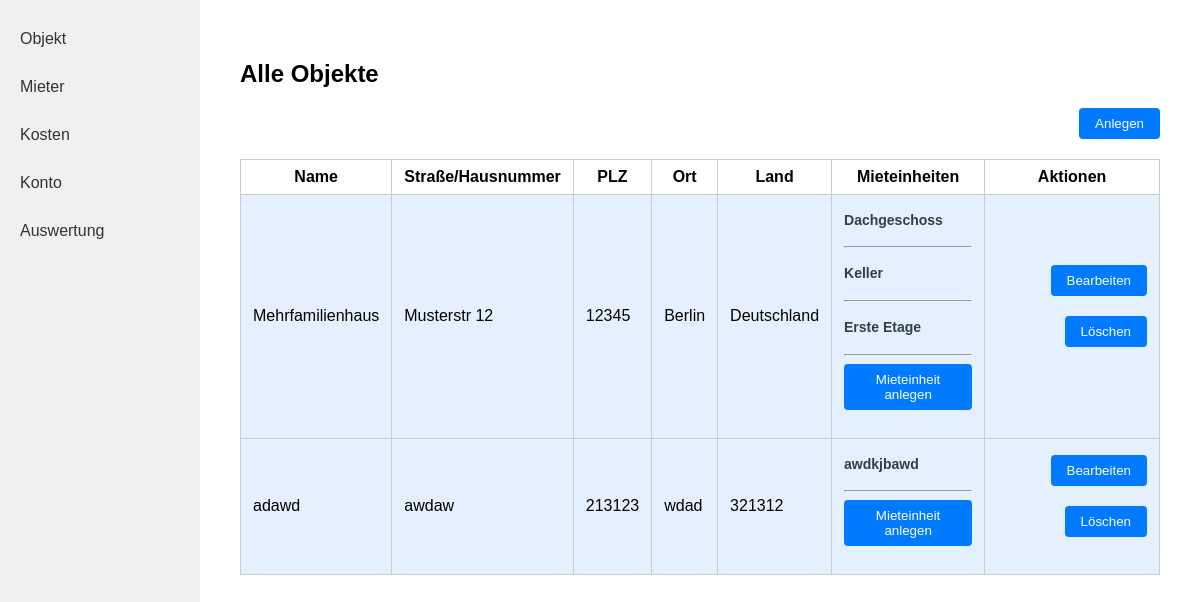
The app's page / (signed in), older data.
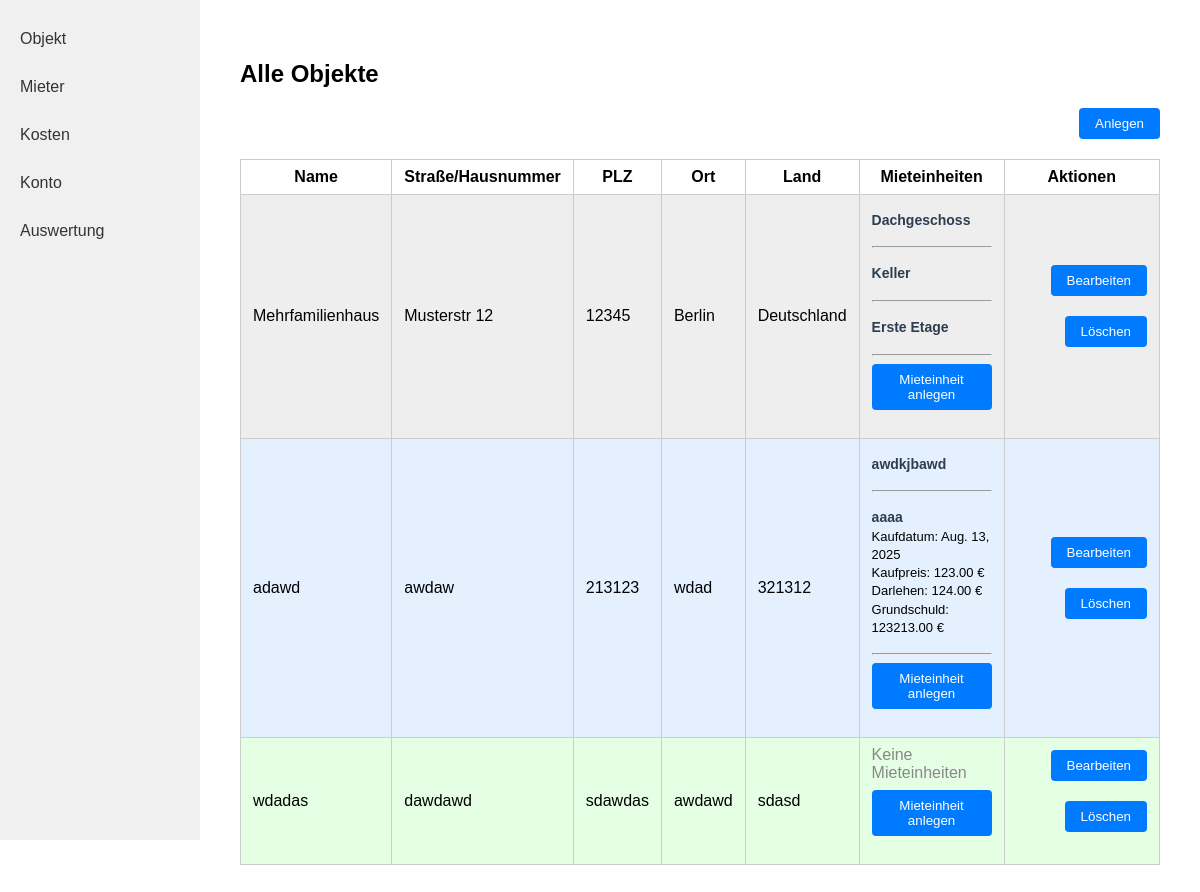
The same page, newer data.
### kostenpruefung_mietobjekte_app/models.py (models this page shows, shortened)
class Mietobjekt(models.Model):
    created_by = models.ForeignKey(User, on_delete=models.CASCADE, related_name="mietobjekte_created", null=True, blank=True)
    name = models.CharField(max_length=255)
    strasse_hausnummer = models.CharField(max_length=255)
    plz = models.CharField(max_length=10) # 2 - 10 characters (numbers and letters)
    ort = models.CharField(max_length=100)
    land = models.CharField(max_length=100)
    FARBE_CHOICES = [
        ('rot', 'Rot'),
        ('blau', 'Blau'),
        ('gruen', 'Grün'),
        ('gelb', 'Gelb'),
        ('schwarz', 'Schwarz'),
    ]
    farbe = models.CharField(max_length=20, choices=FARBE_CHOICES)

class Mieteinheit(models.Model):
    mietobjekt = models.ForeignKey(Mietobjekt, on_delete=models.CASCADE, related_name="mieteinheiten")
    name = models.CharField(max_length=255)
    kaufdatum = models.DateField(null=True, blank=True)
    kaufpreis = models.DecimalField(max_digits=10, decimal_places=2, null=True, blank=True)
    darlehen = models.DecimalField(max_digits=10, decimal_places=2, null=True, blank=True)
    grundschuld = models.DecimalField(max_digits=10, decimal_places=2, null=True, blank=True)

### kostenpruefung_mietobjekte_app/views.py (the view)
# urls.py: path('', objekt_index, name='objekt_index'),
@login_required
def objekt_index(request):
    objekte = Mietobjekt.objects.filter(created_by=request.user)
    return render(request, 'kostenpruefung_mietobjekte_app/objekt_index.html', {'objekte': objekte})

### kostenpruefung_mietobjekte_app/templates/kostenpruefung_mietobjekte_app/objekt_index.html (shortened to what this page needs)
{% load static %}
<!DOCTYPE html>
<html lang="de">
<head>
    <link rel="stylesheet" href="{% static 'kostenpruefung_mietobjekte_app/style.css' %}">
</head>
<body>
<div class="flex-container">
    <nav class="sidebar">
        <a class="sidebar-link" href="{% url 'kostenpruefung_mietobjekte_app:objekt_index' %}">Objekt</a>
        <a class="sidebar-link" href="{% url 'kostenpruefung_mietobjekte_app:mieter_laufend' %}">Mieter</a>
        <a class="sidebar-link" href="{% url 'kostenpruefung_mietobjekte_app:rechnungen' %}">Kosten</a>
        <a class="sidebar-link" href="{% url 'kostenpruefung_mietobjekte_app:konto' %}">Konto</a>
        <a class="sidebar-link" href="{% url 'kostenpruefung_mietobjekte_app:auswertung' %}">Auswertung</a>
    </nav>
    <div class="main-content">
        <h2>Alle Objekte</h2>
        <form action="{% url 'kostenpruefung_mietobjekte_app:mietobjekt_create' %}" method="get" style="margin-bottom: 16px;">
            <button class="action-btn" type="submit">Anlegen</button>
        </form>
        <table class="object-table">
            <tr>
                <th>Name</th>
                <th>Straße/Hausnummer</th>
                <th>PLZ</th>
                <th>Ort</th>
                <th>Land</th>
                <th>Mieteinheiten</th>
                <th>Aktionen</th>
            </tr>
            {% for o in objekte %}
            <tr class="objekt-row-{{ o.farbe }}">
                <td>{{ o.name }}</td>
                <td>{{ o.strasse_hausnummer }}</td>
                <td>{{ o.plz }}</td>
                <td>{{ o.ort }}</td>
                <td>{{ o.land }}</td>
                <td>
                    {% for einheit in o.mieteinheiten.all %}
                        <div class="mieteinheit-info">
                            <strong>{{ einheit.name }}</strong><br>
                            {% if einheit.kaufdatum %}Kaufdatum: {{ einheit.kaufdatum }}<br>{% endif %}
                            {% if einheit.kaufpreis %}Kaufpreis: {{ einheit.kaufpreis }} €<br>{% endif %}
                            {% if einheit.darlehen %}Darlehen: {{ einheit.darlehen }} €<br>{% endif %}
                            {% if einheit.grundschuld %}Grundschuld: {{ einheit.grundschuld }} €<br>{% endif %}
                        </div>
                        <hr style="margin: 8px 0;">
                    {% empty %}
                        <span style="color: #888;">Keine Mieteinheiten</span><br>
                    {% endfor %}
                    <form action="{% url 'kostenpruefung_mietobjekte_app:mieteinheit_create' o.id %}" method="get" style="margin-top: 8px;">
                        <button class="action-btn" type="submit">Mieteinheit anlegen</button>
                    </form>
                </td>
                <td class="objekt-actions">
                    <form action="{% url 'kostenpruefung_mietobjekte_app:mietobjekt_update' o.id %}" method="get" style="display:inline;">
                        <button class="action-btn" type="submit">Bearbeiten</button>
                    </form>
                    <form action="{% url 'kostenpruefung_mietobjekte_app:mietobjekt_delete' o.id %}" method="post" style="display:inline;">
                        <button class="action-btn" type="submit" onclick="return confirm('Wirklich löschen?');">Löschen</button>
                    </form>
                </td>
            </tr>
            {% empty %}
            <tr>
                <td colspan="7">Keine Objekte vorhanden.</td>
            </tr>
            {% endfor %}
        </table>
    </div>
</div>
</body>
</html>

### kostenpruefung_mietobjekte_app/static/kostenpruefung_mietobjekte_app/style.css (style rules this page uses)
body { margin: 0; font-family: Arial, sans-serif; }
.flex-container { display: flex; }
.sidebar { width: 200px; background: #f0f0f0; height: 100vh; padding: 20px 0; }
.sidebar-link { display: block; padding: 10px 20px; color: #333; text-decoration: none; margin-bottom: 10px; }
.main-content { flex: 1; padding: 40px; }
.object-table { width: 100%; border-collapse: collapse; }
.object-table th, .object-table td { border: 1px solid #ccc; padding: 8px 12px; }
.action-btn { float: right; padding: 8px 16px; background: #007bff; color: #fff; border: none; border-radius: 4px; cursor: pointer; margin-bottom: 20px; }
.mieteinheit-info { padding: 8px 0; font-size: 13px; line-height: 1.4; }
.mieteinheit-info strong { color: #2c3e50; font-size: 14px; }

### kostenpruefung_mietobjekte_app/templates/kostenpruefung_mietobjekte_app/objekt_index.html (style rules this page uses)
.objekt-row-blau { background-color: #e5f0ff; }
.objekt-row-gruen { background-color: #e5ffe5; }
.objekt-row-schwarz { background-color: #eeeeee; }
.objekt-actions { white-space: nowrap; }
.objekt-actions form { display: inline; }
.objekt-actions .action-btn { margin-left: 4px; }

Row changes from the older to the newer data that the page shows:
changed Mietobjekt "Mehrfamilienhaus": farbe "blau" → "schwarz" (drawn)
added Mieteinheit: name "aaaa", kaufdatum "Aug. 13, 2025", kaufpreis "123.00", darlehen "124.00", grundschuld "123213.00", shown under Mietobjekt "adawd"
added Mietobjekt: name "wdadas", strasse_hausnummer "dawdawd", plz "sdawdas", ort "awdawd", land "sdasd", farbe "gruen" (drawn)
